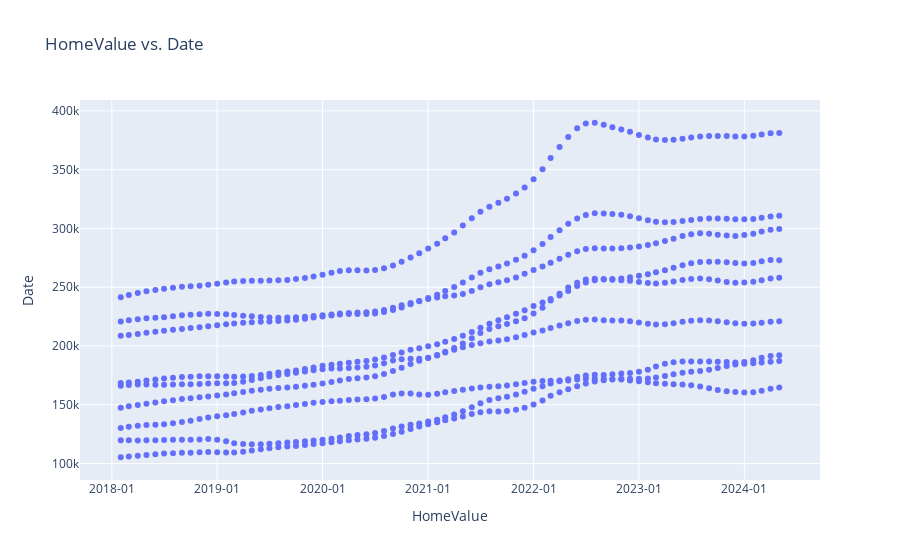

Source (notebook cell):
### Code cell
fig = px.scatter(
    TX_df, 
    x='Date',
    y='HomeValue',
    hover_data={'Location':True, 'HomeValue':True},
    title='Cost of the Homes in California',
    labels={'x': 'Date', 'y': 'HomeValue'}
)

fig.update_layout(
    xaxis_title='HomeValue',
    yaxis_title='Date',
    title='HomeValue vs. Date',
    xaxis=dict(
        tickformat='%Y-%m',
        showgrid=True
    ),
    yaxis=dict(
        showgrid=True
    )
)
fig.show()

### Figure 1 — Plotly figure (JSON) as saved in the notebook; plotly's stock layout.template omitted (floating-point values rounded to 4 significant figures; data arrays with more than 128 entries replaced by an {"elided": "..."} marker saying what was removed)
{"data": [{"customdata": {"elided": "684x1 str values"}, "hovertemplate": "Date=%{x}<br>HomeValue=%{y}<br>Location=%{customdata[0]}<extra></extra>", "legendgroup": "", "marker": {"color": "#636efa", "symbol": "circle"}, "mode": "markers", "name": "", "orientation": "v", "showlegend": false, "type": "scatter", "x": {"elided": "684 str values"}, "xaxis": "x", "y": {"elided": "684 float values"}, "yaxis": "y"}], "layout": {"autosize": true, "legend": {"tracegroupgap": 0}, "title": {"text": "HomeValue vs. Date"}, "xaxis": {"anchor": "y", "autorange": true, "domain": [0, 1], "range": ["2017-09-16 03:47:21.8392", "2024-09-15 20:12:38.1608"], "showgrid": true, "tickformat": "%Y-%m", "title": {"text": "HomeValue"}, "type": "date"}, "yaxis": {"anchor": "x", "autorange": true, "domain": [0, 1], "range": [81860.0, 413400.0], "showgrid": true, "title": {"text": "Date"}, "type": "linear"}}}
